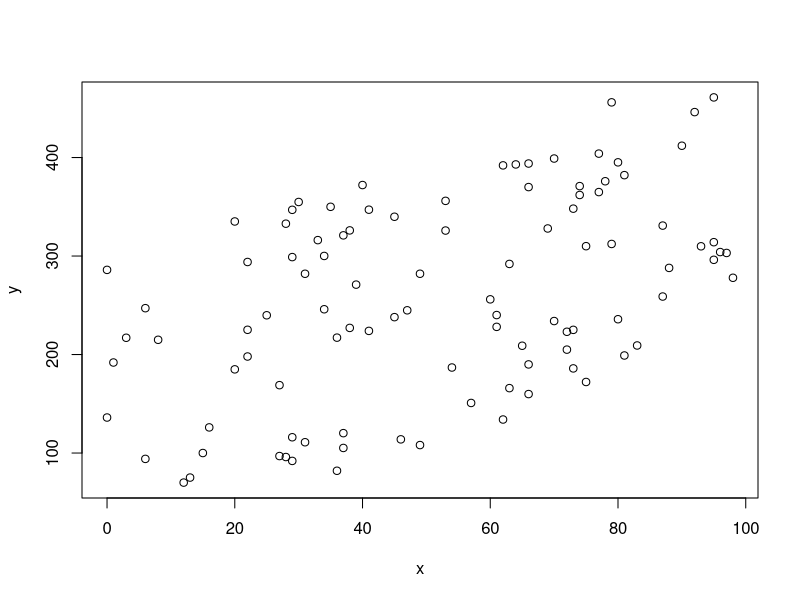
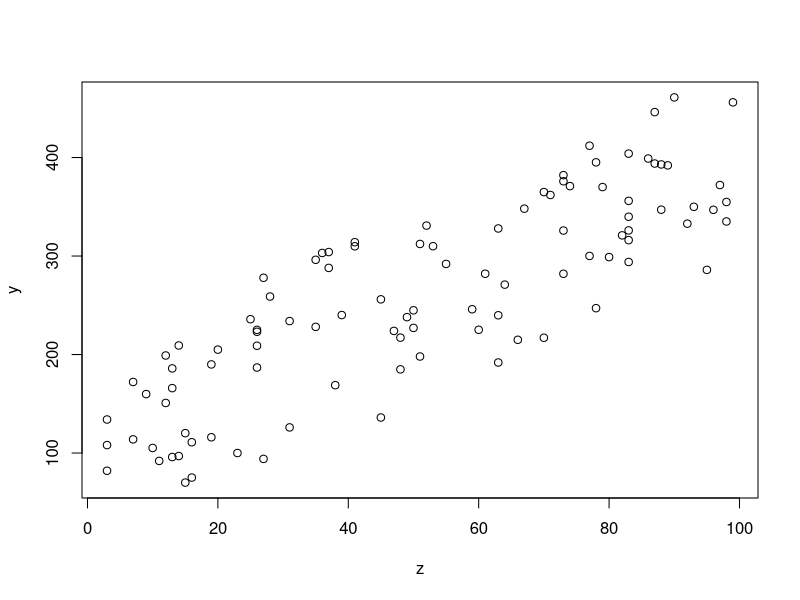

Write the R code that produced these figures, in order.
################################################################################
################################################################################

# Examples - optimx - fitting a simple linear model

################################################################################
################################################################################

require(optimx)

# Data

n <- 100
x <- sample(0:100, n, TRUE)
z <- sample(0:100, n, TRUE)
B <- c(1,2,3)
sd <- 0.1
y <- rnorm(n, B[1]+B[2]*x+B[3]*z, sd)
plot(x, y)
plot(z, y)

# lm fit
lm(y ~ 1)
lm(y ~ x)
lm(y ~ z)
lm(y ~ x + z)

# Likelihood function
negloglik <- function(y, X, pars){
    
    p <- nrow(X)
    
    mu <- X %*% pars[1:p]
    
}    
    
# Fitting function
lm.optim <- function(model=call(), data){
    
    model = y ~ x
    
    attr(model, "term.labels")
    
    data = data.frame(x=x, y=y, z=z)
    
    if(!exists(data)) stop("data argument required")
    
    if(class(data)!="data.frame") stop("data must be a data frame")

    model.terms <- terms(model) ; model.terms
    
    model.frame(model)

    model.frame(model, data)
    
    attr(model.frame(model, data), "terms")

    model.response(model.frame(model, data))

    y <- model.response(model, "numeric") ; y
    
    
    if(is.null(data)) data <- 
    
    model.matrix(, data=)
    
    optimx(par = pars,
           fn = negloglik,
           y = y,
           X = X
           )    
    
}


a <- model.frame(cbind(ncases,ncontrols) ~ agegp + tobgp + alcgp, data = esoph)
model.extract(a, "response")
stopifnot(model.extract(a, "response") == model.response(a))

a <- model.frame(ncases/(ncases+ncontrols) ~ agegp + tobgp + alcgp,
                 data = esoph, weights = ncases+ncontrols)
model.response(a)
model.extract(a, "weights")

a <- model.frame(cbind(ncases,ncontrols) ~ agegp,
                 something = tobgp, data = esoph)
names(a)
stopifnot(model.extract(a, "something") == esoph$tobgp)




################################################################################
################################################################################
